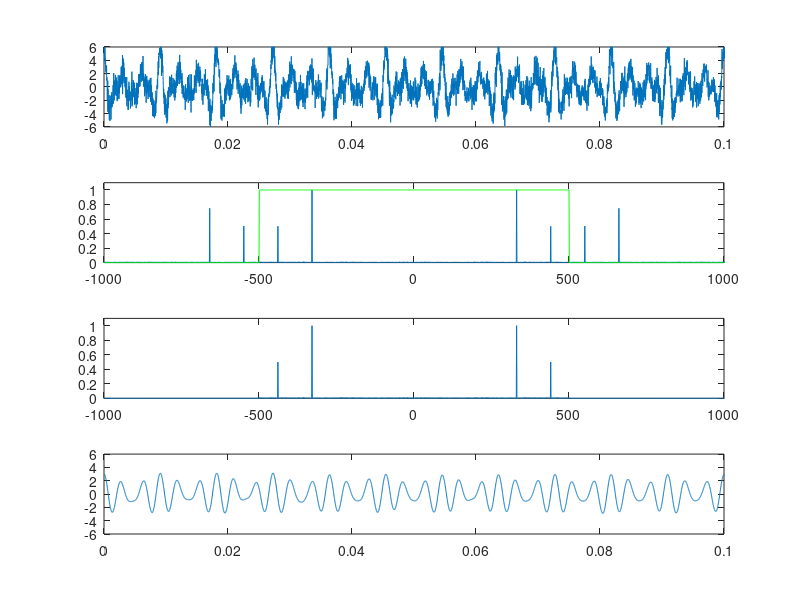

Write MATLAB code to recreate this figure.
##duda -> amplitud me da mas de 0.5 no me tiene sentido la del ejemplo ##sin ruido##x=4 cosenos ##plots del principio estan para 3, no 4##cmd+r -> comentar##cmd+shift+r -> descomentarclear all;close all;%Parametrosfs = 48000; %Frecuencia de muestreoTs=1/fs;T=1; %Druacion de la senal en segundost = Ts:Ts:T;  %Vector eje tiempoL=length(t);A1=2A3=1A2=1A4=1.5f1=330f2=440f3=550f4=660%Generación señalesx1=A1*cos(2*pi*f1*t);x2=A2*cos(2*pi*f2*t);x3=A3*cos(2*pi*f3*t);x4=A4*cos(2*pi*f4*t);R=randn(1,L); %Ruido blanco gaussianox=x1+x2+x3+x4+R; %con ruido, Borrar el R para sacarle el ruido%Plot#figure;##subplot(4,1,1);##plot(t,x1);##axis([0 0.05 -2 2])####subplot(4,1,2);##plot(t,x2);##axis([0 0.05 -2 2])####subplot(4,1,3);##plot(t,x3);##axis([0 0.05 -2 2])####subplot(4,1,4);##plot(t,x);##axis([0 0.05 -6 6])%Transformada de FourierX1=fftshift(fft(x1)); X2=fftshift(fft(x2)); X3=fftshift(fft(x3)); X=fftshift(fft(x)); f=-fs/2+fs/L:fs/L:fs/2; %eje frecuencia%Plot#figure;##subplot(4,1,1);##plot(f,abs(X1)/max(abs(X1)));  %normalizado##axis([-1000 1000 0 1.1])####subplot(4,1,2);##plot(f,abs(X2)/max(abs(X2)));  %normalizado##axis([-1000 1000 0 1.1])####subplot(4,1,3);##plot(f,abs(X3)/max(abs(X3)));  %normalizado##axis([-1000 1000 0 1.1])####subplot(4,1,4);##plot(f,abs(X)/max(abs(X)));  %normalizado##axis([-1000 1000 0 1.1])%Filtros%Paso bajo idealflow=500;  %Ejemplo de frecuencia de corte (Hz) Hdef_pb=zeros(1,L/2);Hdef_pb(1:flow/fs*L)=ones(1,flow/fs*L);Hdef_pb=[fliplr(Hdef_pb) Hdef_pb];%Paso alto idealfhigh=600; %Ejemplo de frecuencia de corte (Hz) Hdef_pa=ones(1,L/2);Hdef_pa(1:fhigh/fs*L)=zeros(1,fhigh/fs*L);Hdef_pa=[fliplr(Hdef_pa) Hdef_pa];%CombinasiónHdef=Hdef_pb;##Hdef=Hdef_pa;##Hdef=Hdef_pa+Hdef_pb;%Salida FiltroYdef=X.*Hdef;ydet=ifft(fftshift(Ydef));        %Cálculo de la transformada de Fourier inversaydet=real(ydet);%Plot filtro (el que importa)figure;subplot(4,1,1);plot(t,x);                        %función en tiempoaxis([0 0.1 -6 6])subplot(4,1,2);plot(f,abs(X)/max(abs(X)));       %función en frecuenciaaxis([-1000 1000 0 1.1])hold on;plot(f,abs(Hdef),"g")             %filtrosubplot(4,1,3)plot(f,abs(Ydef)/max(abs(Ydef))); %Salida Filtro en Frecuenciaaxis([-1000 1000 0 1.1])subplot(4,1,4)plot(t,ydet);                     %Salida Filtro en tiempoaxis([0 0.1 -6 6])%axis([0 0.1 -0.5 0.5])